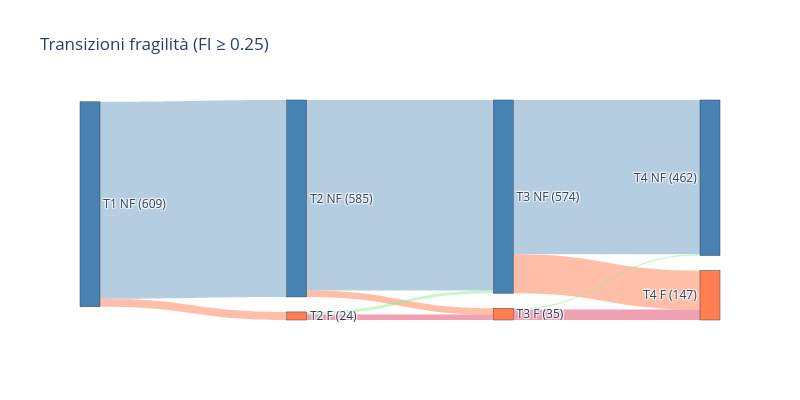

Source (notebook cell):
### Markdown cell above
## F. Sankey — Transizioni di fragilità tra visite

Diagramma Sankey che mostra come i pazienti transitano tra stato frail (FI ≥ 0.25)
e not-frail tra ogni coppia di visite consecutive.

### Code cell
def build_sankey(df_src, frail_thr, title="Transizioni fragilità"):
    """Build a Sankey diagram of frailty transitions across visits."""
    pivot = df_src.pivot(index="Code", columns="Time", values="FI")
    status = (pivot >= frail_thr).astype(int)  # 1=frail, 0=not-frail

    labels, sources, targets, values, link_colors = [], [], [], [], []
    time_list = sorted(status.columns)

    # Nodi: 2 per visita (not-frail, frail)
    for i, t in enumerate(time_list):
        n_nf = (status[t] == 0).sum()
        n_fr = (status[t] == 1).sum()
        labels.append(f"T{t} NF ({n_nf})")
        labels.append(f"T{t} F ({n_fr})")

    # Link: transizioni tra visite consecutive
    colors_map = {"NF→NF": "rgba(70,130,180,0.4)",
                  "NF→F":  "rgba(255,127,80,0.5)",
                  "F→NF":  "rgba(144,238,144,0.5)",
                  "F→F":   "rgba(220,20,60,0.4)"}
    for i in range(len(time_list) - 1):
        t_from, t_to = time_list[i], time_list[i + 1]
        for s_from in [0, 1]:
            for s_to in [0, 1]:
                cnt = int(((status[t_from] == s_from) & (status[t_to] == s_to)).sum())
                if cnt == 0:
                    continue
                src_idx = i * 2 + s_from
                tgt_idx = (i + 1) * 2 + s_to
                sources.append(src_idx)
                targets.append(tgt_idx)
                values.append(cnt)
                lbl = ("F" if s_from else "NF") + "→" + ("F" if s_to else "NF")
                link_colors.append(colors_map[lbl])

    fig = go.Figure(go.Sankey(
        node=dict(pad=15, thickness=20, label=labels,
                  color=["steelblue" if "NF" in l else "coral" for l in labels]),
        link=dict(source=sources, target=targets, value=values, color=link_colors)))
    fig.update_layout(title_text=title, font_size=12,
                      width=800, height=400)
    fig.show()

    # Tabella transizioni
    trans_rows = []
    for i in range(len(time_list) - 1):
        t_from, t_to = time_list[i], time_list[i + 1]
        for s_from in [0, 1]:
            for s_to in [0, 1]:
                cnt = int(((status[t_from] == s_from) & (status[t_to] == s_to)).sum())
                trans_rows.append({
                    "Da": f"T{t_from}", "A": f"T{t_to}",
                    "Stato_da": "Frail" if s_from else "Not-frail",
                    "Stato_a":  "Frail" if s_to   else "Not-frail",
                    "N": cnt
                })
    display(pd.DataFrame(trans_rows))

# ── SANKEY COMPLETO ──────────────────────────────────────────────────
build_sankey(df_master, FRAIL_THR, title="Transizioni fragilità (FI ≥ 0.25)")

### Figure 1 — Plotly figure (JSON) as saved in the notebook; plotly's stock layout.template omitted (floating-point values rounded to 4 significant figures)
{"data": [{"link": {"color": ["rgba(70,130,180,0.4)", "rgba(255,127,80,0.5)", "rgba(70,130,180,0.4)", "rgba(255,127,80,0.5)", "rgba(144,238,144,0.5)", "rgba(220,20,60,0.4)", "rgba(70,130,180,0.4)", "rgba(255,127,80,0.5)", "rgba(144,238,144,0.5)", "rgba(220,20,60,0.4)"], "source": [0, 0, 2, 2, 3, 3, 4, 4, 5, 5], "target": [2, 3, 4, 5, 4, 5, 6, 7, 6, 7], "value": [585, 24, 566, 19, 8, 16, 458, 116, 4, 31]}, "node": {"color": ["steelblue", "coral", "steelblue", "coral", "steelblue", "coral", "steelblue", "coral"], "label": ["T1 NF (609)", "T1 F (0)", "T2 NF (585)", "T2 F (24)", "T3 NF (574)", "T3 F (35)", "T4 NF (462)", "T4 F (147)"], "pad": 15, "thickness": 20}, "type": "sankey"}], "layout": {"font": {"size": 12}, "height": 400, "title": {"text": "Transizioni fragilità (FI ≥ 0.25)"}, "width": 800}}
